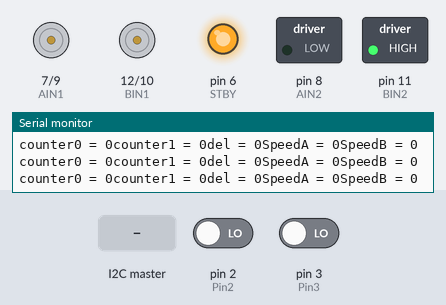
Bench run of a sketch on a simulated Arduino Uno, built with avr-gcc and run on an emulated ATmega328P. Parts: direction and speed pins drawn as motors (green arrow = direction pin HIGH = forward, orange = LOW = backward, longer = more drive, stopped while the standby pin is LOW), switched loads named in the sketch (green lamp = pin HIGH), output pins drawn as LEDs (lit = HIGH), the last lines printed to the serial monitor. Inputs (shaded band) come from the test bench; at power-on: pin 3 (Pin3) LOW, pin 2 (Pin2) LOW.

Above: at 1.2 s.
1.3 s: the I2C master sends the byte 1
At 2.2 s:
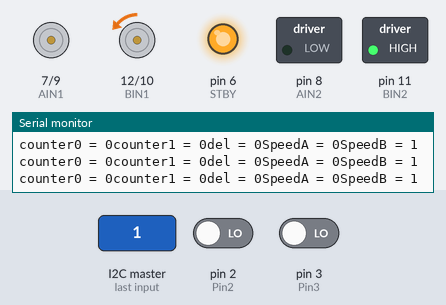
2.8 s: the I2C master sends the byte 2
At 4.0 s:
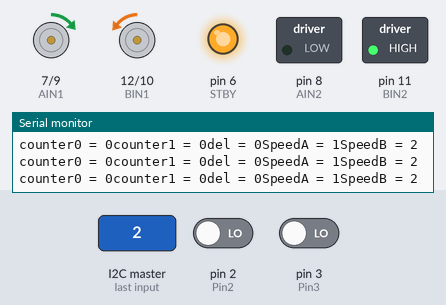
4.3 s: the I2C master sends the byte 90
At 5.0 s:
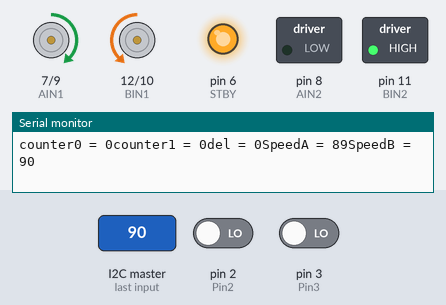
5.8 s: the I2C master sends the byte 200
At 6.6 s:
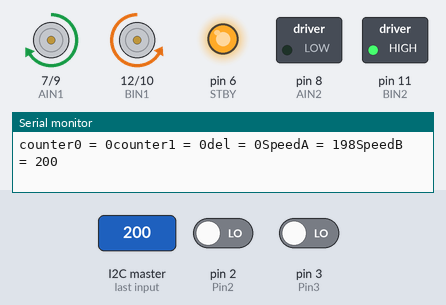
7.4 s: pin 3 (Pin3) driven HIGH
At 7.9 s:
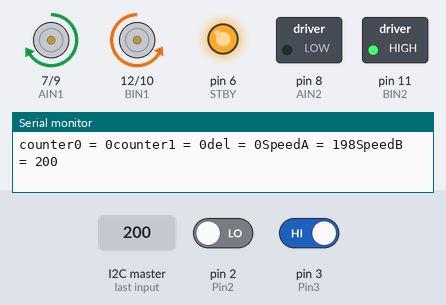
Timing chart, 0 to 10.4 s (numbered marks = the images above; inputs shaded):
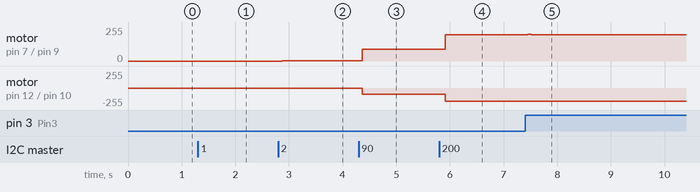

The sketch:

i2cmotordouble.ino
```cpp
#include <Wire.h>
#include <Servo.h>

#define Pin2 2
#define Pin3 3
#define PWMA 9
#define AIN2 8
#define AIN1 7
#define STBY 6

#define PWMB 10
#define BIN2 11
#define BIN1 12


int Duration = 3;
int pos = 0;
int Angle = 0;

volatile int counter0 = 0;
volatile int counter1 = 0;
int long prevTime, curTime;

int ledState = 0;
volatile int SpeedA = 200, SpeedB = 200;
const int Address = 0x50;

void setup()
{
  Serial.begin(9600);
  Wire.begin(Address);
  Wire.onReceive(receiveEvent);
  Wire.onRequest(sendData);

  pinMode(Pin2, INPUT);
  pinMode(PWMA, OUTPUT);
  pinMode(AIN1, OUTPUT);
  pinMode(AIN2, OUTPUT);
  pinMode(Pin3, INPUT);
  pinMode(PWMB, OUTPUT);
  pinMode(BIN1, OUTPUT);
  pinMode(BIN2, OUTPUT);
  pinMode(STBY, OUTPUT);

  attachInterrupt(digitalPinToInterrupt(Pin2), interruptFunction0, CHANGE);
  attachInterrupt(digitalPinToInterrupt(Pin3), interruptFunction1, CHANGE);

  digitalWrite(AIN1,HIGH);
  digitalWrite(AIN2,LOW);
  digitalWrite(BIN1, LOW);
  digitalWrite(BIN2,HIGH);
  digitalWrite(STBY, HIGH); // Set STBY pin to HIGH to enable the motor driver

  prevTime = millis();
}

void receiveEvent(int bytes) {
  ledState = Wire.read();
  Serial.print("Receive Data : ");
  Serial.println(ledState);
}

void loop()
{
   SpeedA = ledState;
   SpeedB = ledState;
   delay(Duration);
   Serial.print("counter0 = ");
   Serial.print(counter0);
   Serial.print("counter1 = ");
   Serial.print(counter1);
   int del = counter0 - counter1;

   if(del >= 0){SpeedA = SpeedA*0.99;}
   else{SpeedA = SpeedA * 1.01;}

   Serial.print("del = ");
   Serial.print(del);
   Serial.print("SpeedA = ");
   Serial.print(SpeedA);
   Serial.print("SpeedB = ");
   Serial.println(SpeedB);

   analogWrite(PWMA, SpeedA);
   analogWrite(PWMB, SpeedB);

   counter0 = 0;
   counter1 = 0;
}

void interruptFunction0()
{
   counter0++;
}

void interruptFunction1()
{
   counter1++;
}

void sendData(){
    Wire.write(ledState);
}
```

Measured:
- after the input at 1.3 s, motor on pin 12 (BIN1) / pin 10 (PWMB): stopped → backward 1/255 after 0.09 s
- after the input at 2.8 s, motor on pin 7 (AIN1) / pin 9 (PWMA): stopped → forward 1/255 after 0.08 s; motor on pin 12 (BIN1) / pin 10 (PWMB): backward 1/255 → backward 2/255 after 0.08 s
- after the input at 4.3 s, motor on pin 7 (AIN1) / pin 9 (PWMA): forward 1/255 → forward 89/255 after 0.07 s; motor on pin 12 (BIN1) / pin 10 (PWMB): backward 2/255 → backward 90/255 after 0.07 s
- after the input at 5.8 s, motor on pin 7 (AIN1) / pin 9 (PWMA): forward 89/255 → forward 198/255 after 0.11 s; motor on pin 12 (BIN1) / pin 10 (PWMB): backward 90/255 → backward 200/255 after 0.11 s
- after the input at 7.4 s, motor on pin 7 (AIN1) / pin 9 (PWMA): forward 198/255 → forward 202/255 after 0.05 s, → forward 198/255 0.06 s later
